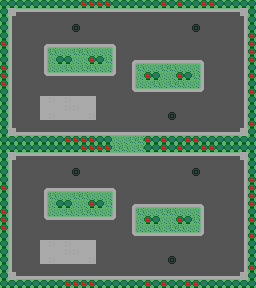

Rendered tile map (Tiled .tmx) drawn with the repository's tilesets; below, a short description and the full map source, tile grids included:
An orthogonal 32x36 tile map with 8x8 px tiles, 1 tile layer (Tile Layer 1).

<map version="1.10" tiledversion="1.12.2" orientation="orthogonal" renderorder="right-down" width="32" height="36" tilewidth="8" tileheight="8" infinite="0" nextlayerid="2" nextobjectid="1">
 <editorsettings>
  <export target="testTileMap.csv" format="csv" />
 </editorsettings>
 <tileset firstgid="1" source="testTilesSet.tsx" />
 <layer id="1" name="Tile Layer 1" width="32" height="36">
  <data encoding="csv">
13,13,13,13,13,13,13,13,13,13,14,14,14,14,13,13,13,13,13,13,14,13,14,13,13,14,14,13,13,13,13,13,
13,3,8,8,8,8,8,8,8,8,8,8,8,8,8,8,8,8,8,8,8,8,8,8,8,8,8,8,8,8,3,13,
13,6,1,1,1,1,1,1,1,1,1,1,1,1,1,1,1,1,1,1,1,1,1,1,1,1,1,1,1,1,5,13,
13,6,1,1,1,1,1,1,1,2,1,1,1,1,1,1,1,1,1,1,1,1,1,1,2,1,1,1,1,1,5,13,
13,6,1,1,1,1,1,1,1,1,1,1,1,1,1,1,1,1,1,1,1,1,1,1,1,1,1,1,1,1,5,14,
14,6,1,1,1,12,7,7,7,7,7,7,7,7,11,1,1,1,1,1,1,1,1,1,1,1,1,1,1,1,5,14,
13,6,1,1,1,5,16,15,15,16,16,15,15,15,6,1,1,1,1,1,1,1,1,1,1,1,1,1,1,1,5,14,
13,6,1,1,1,5,15,13,13,15,15,14,13,16,6,1,12,7,7,7,7,7,7,7,7,11,1,1,1,1,5,14,
14,6,1,1,1,5,15,15,16,15,16,16,15,15,6,1,5,16,15,15,16,16,15,15,15,6,1,1,1,1,5,13,
14,6,1,1,1,9,8,8,8,8,8,8,8,8,10,1,5,15,14,13,15,15,14,13,16,6,1,1,1,1,5,14,
14,6,1,1,1,1,1,1,1,1,1,1,1,1,1,1,5,15,15,16,15,16,16,15,15,6,1,1,1,1,5,13,
13,6,1,1,1,1,1,1,1,1,1,1,1,1,1,1,9,8,8,8,8,8,8,8,8,10,1,1,1,1,5,14,
13,6,1,1,1,4,3,4,3,4,4,4,1,1,1,1,1,1,1,1,1,1,1,1,1,1,1,1,1,1,5,13,
13,6,1,1,1,4,4,4,3,3,4,4,1,1,1,1,1,1,1,1,1,1,1,1,1,1,1,1,1,1,5,13,
13,6,1,1,1,4,3,4,4,4,4,3,1,1,1,1,1,1,1,1,1,2,1,1,1,1,1,1,1,1,5,13,
13,6,1,1,1,1,1,1,1,1,1,1,1,1,1,1,1,1,1,1,1,1,1,1,1,1,1,1,1,1,5,14,
13,3,7,7,7,7,7,7,7,7,7,7,7,7,7,7,7,7,7,7,7,7,7,7,7,7,7,7,7,7,3,13,
13,13,13,13,13,13,13,13,14,14,14,14,13,13,15,15,16,16,14,13,14,13,13,14,14,13,13,13,13,13,13,13,
13,13,13,13,13,13,13,13,13,13,14,14,14,14,16,16,15,16,13,13,14,13,14,13,13,14,14,13,13,13,13,13,
13,3,8,8,8,8,8,8,8,8,8,8,8,8,8,8,8,8,8,8,8,8,8,8,8,8,8,8,8,8,3,13,
13,6,1,1,1,1,1,1,1,1,1,1,1,1,1,1,1,1,1,1,1,1,1,1,1,1,1,1,1,1,5,13,
13,6,1,1,1,1,1,1,1,2,1,1,1,1,1,1,1,1,1,1,1,1,1,1,2,1,1,1,1,1,5,13,
13,6,1,1,1,1,1,1,1,1,1,1,1,1,1,1,1,1,1,1,1,1,1,1,1,1,1,1,1,1,5,14,
14,6,1,1,1,12,7,7,7,7,7,7,7,7,11,1,1,1,1,1,1,1,1,1,1,1,1,1,1,1,5,14,
13,6,1,1,1,5,16,15,15,16,16,15,15,15,6,1,1,1,1,1,1,1,1,1,1,1,1,1,1,1,5,14,
13,6,1,1,1,5,15,13,13,15,15,14,13,16,6,1,12,7,7,7,7,7,7,7,7,11,1,1,1,1,5,14,
14,6,1,1,1,5,15,15,16,15,16,16,15,15,6,1,5,16,15,15,16,16,15,15,15,6,1,1,1,1,5,13,
14,6,1,1,1,9,8,8,8,8,8,8,8,8,10,1,5,15,14,13,15,15,14,13,16,6,1,1,1,1,5,14,
14,6,1,1,1,1,1,1,1,1,1,1,1,1,1,1,5,15,15,16,15,16,16,15,15,6,1,1,1,1,5,13,
13,6,1,1,1,1,1,1,1,1,1,1,1,1,1,1,9,8,8,8,8,8,8,8,8,10,1,1,1,1,5,14,
13,6,1,1,1,4,3,4,3,4,4,4,1,1,1,1,1,1,1,1,1,1,1,1,1,1,1,1,1,1,5,13,
13,6,1,1,1,4,4,4,3,3,4,4,1,1,1,1,1,1,1,1,1,1,1,1,1,1,1,1,1,1,5,13,
13,6,1,1,1,4,3,4,4,4,4,3,1,1,1,1,1,1,1,1,1,2,1,1,1,1,1,1,1,1,5,13,
13,6,1,1,1,1,1,1,1,1,1,1,1,1,1,1,1,1,1,1,1,1,1,1,1,1,1,1,1,1,5,14,
13,3,7,7,7,7,7,7,7,7,7,7,7,7,7,7,7,7,7,7,7,7,7,7,7,7,7,7,7,7,3,13,
13,13,13,13,13,13,13,13,14,14,14,14,13,13,13,13,13,13,14,13,14,13,13,14,14,13,13,13,13,13,13,13
</data>
 </layer>
</map>
